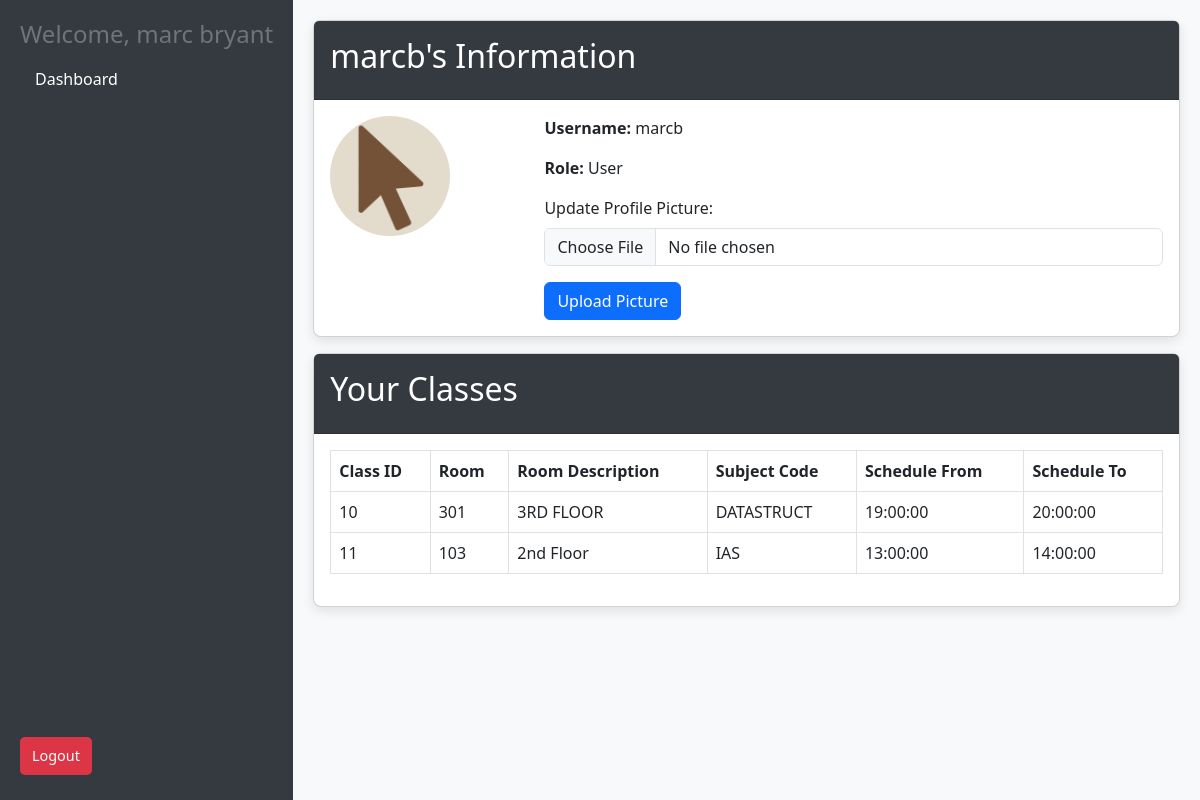
Screenshot of /user_panel.php (signed in) with the database file from the repository.
### tables this page shows
CREATE TABLE `users` (
  `id` int(11) NOT NULL,
  `first_name` varchar(50) DEFAULT NULL,
  `last_name` varchar(50) DEFAULT NULL,
  `middle_name` varchar(50) DEFAULT NULL,
  `age` int(11) DEFAULT NULL,
  `gender` enum('male','female','Male','Female','MALE','FEMALE') DEFAULT NULL,
  `birthday` date DEFAULT NULL,
  `contact` varchar(15) DEFAULT NULL,
  `email` varchar(100) DEFAULT NULL,
  `username` varchar(50) NOT NULL,
  `password` varchar(255) NOT NULL,
  `role` enum('Admin','User') DEFAULT 'User',
  `profile_picture` varchar(255) DEFAULT NULL
);

CREATE TABLE `class` (
  `class_id` int(11) NOT NULL,
  `user_id` int(11) NOT NULL,
  `subject_id` int(11) DEFAULT NULL,
  `schedule_id` int(11) DEFAULT NULL,
  `room_id` int(11) NOT NULL
);

CREATE TABLE `room` (
  `room_id` int(11) NOT NULL,
  `user_id` int(11) NOT NULL,
  `room` varchar(100) NOT NULL,
  `roomDescription` text DEFAULT NULL,
  `class_id` int(11) DEFAULT NULL
);

CREATE TABLE `subjects` (
  `subject_id` int(11) NOT NULL,
  `subject_code` varchar(50) NOT NULL,
  `user_id` int(11) NOT NULL
);

CREATE TABLE `schedules` (
  `schedule_id` int(11) NOT NULL,
  `user_id` int(11) DEFAULT NULL,
  `schedule_from` time DEFAULT NULL,
  `schedule_to` time DEFAULT NULL
);

### user_panel.php (the view, shortened to what this page needs)
<?php
include 'db.php';
$username = $_SESSION['username'];
$stmt = $userDB->prepare("SELECT role, profile_picture, first_name FROM Users WHERE username = ?");
$stmt->bind_param("s", $username);
$stmt->execute();
$result = $stmt->get_result();
$user = $result->fetch_assoc();
$query = "
    SELECT
        class.class_id,
        room.room,
        room.roomDescription,
        subjects.subject_code,
        schedules.schedule_from,
        schedules.schedule_to
    FROM class
    INNER JOIN room ON class.room_id = room.room_id
    INNER JOIN subjects ON class.subject_id = subjects.subject_id
    INNER JOIN schedules ON class.schedule_id = schedules.schedule_id
    WHERE class.user_id = ?
";
$stmt = $userDB->prepare($query);
$stmt->bind_param("i", $_SESSION['id']);
$stmt->execute();
$classResult = $stmt->get_result();
?>
<!DOCTYPE html>
<html lang="en">
<head>
    <link href="https://cdn.jsdelivr.net/npm/bootstrap@5.3.0-alpha1/dist/css/bootstrap.min.css" rel="stylesheet">
</head>
<body>
    <div class="d-flex">
        <div class="sidebar">
            <h2>Welcome, <?php echo htmlspecialchars($user['first_name']); ?></h2>
            <a href="user_panel.php" class="active">Dashboard</a>
            <a href="logout.php" class="logout">Logout</a>
        </div>
        <div class="main-content">
            <div class="card">
                <div class="card-header">
                    <h2><?php echo htmlspecialchars($username); ?>'s Information</h2>
                </div>
                <div class="card-body">
                    <div class="row">
                        <div class="col-md-3">
                            <div class="profile-picture">
                                <?php if (!empty($user['profile_picture'])): ?>
                                    <img src="<?php echo htmlspecialchars($user['profile_picture']); ?>" alt="Profile Picture">
                                <?php else: ?>
                                    <img src="images/default-profile.png" alt="Default Profile Picture">
                                <?php endif; ?>
                            </div>
                        </div>
                        <div class="col-md-9">
                            <p><strong>Username:</strong> <?php echo htmlspecialchars($username); ?></p>
                            <p><strong>Role:</strong> <?php echo htmlspecialchars($user['role']); ?></p>
                            <form action="user_panel.php" method="post" enctype="multipart/form-data">
                                <div class="mb-3">
                                    <label for="profile_picture" class="form-label">Update Profile Picture:</label>
                                    <input type="file" name="profile_picture" id="profile_picture" class="form-control" accept="image/*">
                                </div>
                                <button type="submit" class="btn btn-primary">Upload Picture</button>
                            </form>
                        </div>
                    </div>
                </div>
            </div>
            <div class="card">
                <div class="card-header">
                    <h2>Your Classes</h2>
                </div>
                <div class="card-body">
                    <table class="table table-bordered">
                        <thead>
                            <tr>
                                <th>Class ID</th>
                                <th>Room</th>
                                <th>Room Description</th>
                                <th>Subject Code</th>
                                <th>Schedule From</th>
                                <th>Schedule To</th>
                            </tr>
                        </thead>
                        <tbody>
                            <?php while ($row = $classResult->fetch_assoc()): ?>
                                <tr>
                                    <td><?php echo htmlspecialchars($row['class_id']); ?></td>
                                    <td><?php echo htmlspecialchars($row['room']); ?></td>
                                    <td><?php echo htmlspecialchars($row['roomDescription']); ?></td>
                                    <td><?php echo htmlspecialchars($row['subject_code']); ?></td>
                                    <td><?php echo htmlspecialchars($row['schedule_from']); ?></td>
                                    <td><?php echo htmlspecialchars($row['schedule_to']); ?></td>
                                </tr>
                            <?php endwhile; ?>
                        </tbody>
                    </table>
                </div>
            </div>
        </div>
    </div>
</body>
</html>

### user_panel.php (style rules this page uses)
body { background-color: #f8f9fa; }
.sidebar { background-color: #343a40; color: white; padding: 20px; height: 100vh; }
.sidebar h2 { color: #6c757d; font-size: 1.5rem; text-align: center; }
.sidebar a { color: white; text-decoration: none; padding: 10px 15px; display: block; margin: 5px 0; transition: background 0.3s; }
.sidebar .logout { position: absolute; bottom: 20px; width: auto; background-color: #dc3545; padding: 8px 12px; font-size: 0.9rem; text-align: center; border-radius: 5px; }
.main-content { padding: 20px; flex: 1; }
.card { margin-bottom: 1rem; border-radius: 8px; box-shadow: 0 4px 12px rgba(0, 0, 0, 0.1); }
.card-header { background-color: #343a40; color: white; font-size: 1.25rem; padding: 1rem; }
.profile-picture img { border-radius: 50%; width: 120px; height: 120px; object-fit: cover; }
.table th, .table td { vertical-align: middle; }

### rows the page displays
users: first_name "marc bryant", profile_picture (picture), role "User"
class: class_id "10", room.room "301", room.roomDescription "3RD FLOOR", subject.subject_code "DATASTRUCT", schedule.schedule_from "19:00:00", schedule.schedule_to "20:00:00"
class: class_id "11", room.room "103", room.roomDescription "2nd Floor", subject.subject_code "IAS", schedule.schedule_from "13:00:00", schedule.schedule_to "14:00:00"

### other values shown
$username "marcb"
